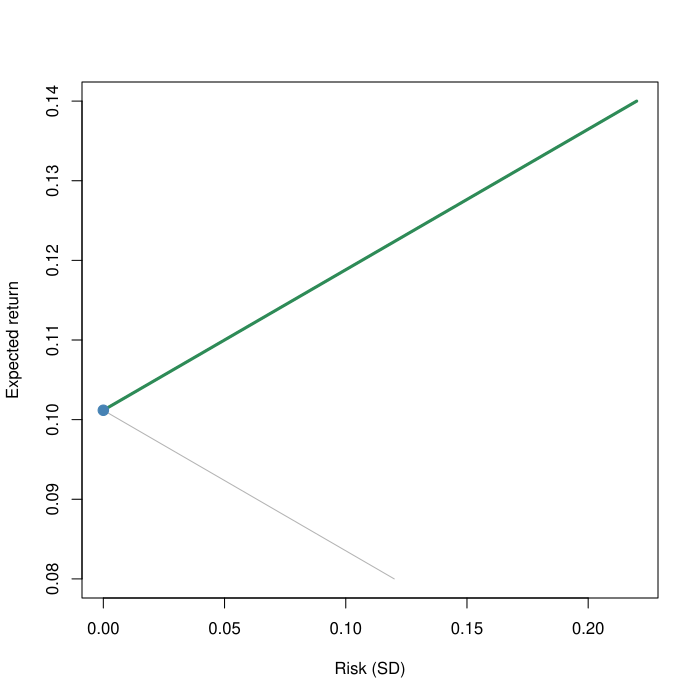

Write R code to recreate this figure.
pdf('tests/r-output/case-11.pdf')
# 实验08：两资产均值—方差组合
mu <- c(A = 0.08, B = 0.14)
s <- c(A = 0.12, B = 0.22)
rho <- -1
w1 <- 0.6470588235294117
w2 <- 1 - w1
rp <- w1*mu[1] + w2*mu[2]
vp <- w1^2*s[1]^2 +
      w2^2*s[2]^2 +
      2*w1*w2*s[1]*s[2]*rho
vp <- (w1*s[1] - w2*s[2])^2 +
      2*w1*w2*s[1]*s[2]*(1+rho)
sp <- sqrt(vp)
d <- (s[1]-s[2])^2 +
     2*s[1]*s[2]*(1-rho)
mv <- if (d == 0) {
  as.numeric(mu[1] >= mu[2])
} else {
  max(0, min(1,
    (s[2]*(s[2]-s[1]) +
     s[1]*s[2]*(1-rho))/d))
}
w <- sort(unique(c(
  seq(0, 1, 0.0025), mv)))
ret <- w*mu[1] + (1-w)*mu[2]
vol <- sqrt(
  (w*s[1]-(1-w)*s[2])^2 +
  2*w*(1-w)*s[1]*s[2]*(1+rho))
eff <- w <= mv + 1e-10
plot(vol, ret, type="l",
  col="grey70", xlab="Risk (SD)",
  ylab="Expected return")
lines(vol[eff], ret[eff],
  col="seagreen", lwd=3)
points(vol[eff], ret[eff],
  col="seagreen", pch=16, cex=.3)
points(sp, rp, pch=19,
  col="steelblue", cex=1.4)
print(c(return=rp,
  variance=vp, sd=sp))
cat(sprintf('RESULT %.17g %.17g %.17g\n',rp,vp,sp))
cat('EFFICIENT',sum(eff),'\n')
cat(sprintf('MV %.17g\n',mv))
dev.off()
